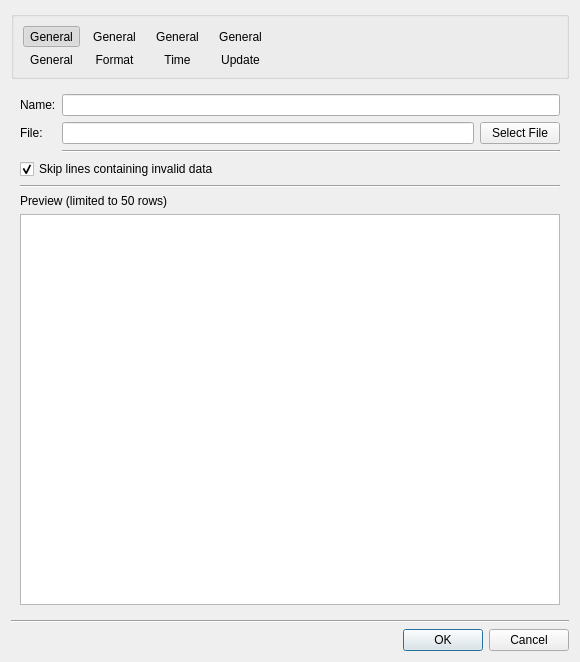
<?xml version="1.0" encoding="UTF-8"?>
<ui version="4.0">
 <class>InputDataTextFile</class>
 <widget class="QDialog" name="InputDataTextFile">
  <property name="geometry">
   <rect>
    <x>0</x>
    <y>0</y>
    <width>580</width>
    <height>662</height>
   </rect>
  </property>
  <property name="windowTitle">
   <string>Dialog</string>
  </property>
  <layout class="QGridLayout" name="gridLayout_3">
   <item row="0" column="0">
    <widget class="QGroupBox" name="groupBox">
     <property name="title">
      <string/>
     </property>
     <layout class="QGridLayout" name="gridLayout_4">
      <item row="0" column="1">
       <widget class="QToolButton" name="toolButtonFormat">
        <property name="text">
         <string>General</string>
        </property>
        <property name="icon">
         <iconset resource="Resources.qrc">
          <normaloff>:/folder-pencil.png</normaloff>:/folder-pencil.png</iconset>
        </property>
        <property name="iconSize">
         <size>
          <width>40</width>
          <height>40</height>
         </size>
        </property>
        <property name="checkable">
         <bool>true</bool>
        </property>
        <property name="checked">
         <bool>false</bool>
        </property>
        <property name="autoExclusive">
         <bool>true</bool>
        </property>
        <property name="autoRaise">
         <bool>true</bool>
        </property>
       </widget>
      </item>
      <item row="0" column="4">
       <spacer name="horizontalSpacer">
        <property name="orientation">
         <enum>Qt::Horizontal</enum>
        </property>
        <property name="sizeHint" stdset="0">
         <size>
          <width>289</width>
          <height>20</height>
         </size>
        </property>
       </spacer>
      </item>
      <item row="1" column="3">
       <widget class="QLabel" name="lblUpdate">
        <property name="text">
         <string>Update</string>
        </property>
        <property name="alignment">
         <set>Qt::AlignCenter</set>
        </property>
        <property name="buddy">
         <cstring>toolButtonUpdate</cstring>
        </property>
       </widget>
      </item>
      <item row="1" column="1">
       <widget class="QLabel" name="lblFormat">
        <property name="text">
         <string>Format</string>
        </property>
        <property name="alignment">
         <set>Qt::AlignCenter</set>
        </property>
        <property name="buddy">
         <cstring>toolButtonFormat</cstring>
        </property>
       </widget>
      </item>
      <item row="1" column="0">
       <widget class="QLabel" name="lblGeneral">
        <property name="text">
         <string>General</string>
        </property>
        <property name="alignment">
         <set>Qt::AlignCenter</set>
        </property>
        <property name="buddy">
         <cstring>toolButtonGeneral</cstring>
        </property>
       </widget>
      </item>
      <item row="0" column="0">
       <widget class="QToolButton" name="toolButtonGeneral">
        <property name="text">
         <string>General</string>
        </property>
        <property name="icon">
         <iconset resource="Resources.qrc">
          <normaloff>:/folder-open.png</normaloff>:/folder-open.png</iconset>
        </property>
        <property name="iconSize">
         <size>
          <width>40</width>
          <height>40</height>
         </size>
        </property>
        <property name="checkable">
         <bool>true</bool>
        </property>
        <property name="checked">
         <bool>true</bool>
        </property>
        <property name="autoExclusive">
         <bool>true</bool>
        </property>
        <property name="autoRaise">
         <bool>true</bool>
        </property>
       </widget>
      </item>
      <item row="1" column="2">
       <widget class="QLabel" name="lblTime">
        <property name="text">
         <string>Time</string>
        </property>
        <property name="alignment">
         <set>Qt::AlignCenter</set>
        </property>
        <property name="buddy">
         <cstring>toolButtonTime</cstring>
        </property>
       </widget>
      </item>
      <item row="0" column="2">
       <widget class="QToolButton" name="toolButtonTime">
        <property name="text">
         <string>General</string>
        </property>
        <property name="icon">
         <iconset resource="Resources.qrc">
          <normaloff>:/time2Blue.png</normaloff>:/time2Blue.png</iconset>
        </property>
        <property name="iconSize">
         <size>
          <width>40</width>
          <height>40</height>
         </size>
        </property>
        <property name="checkable">
         <bool>true</bool>
        </property>
        <property name="checked">
         <bool>false</bool>
        </property>
        <property name="autoExclusive">
         <bool>true</bool>
        </property>
        <property name="autoRaise">
         <bool>true</bool>
        </property>
       </widget>
      </item>
      <item row="0" column="3">
       <widget class="QToolButton" name="toolButtonUpdate">
        <property name="text">
         <string>General</string>
        </property>
        <property name="icon">
         <iconset resource="Resources.qrc">
          <normaloff>:/Update.png</normaloff>:/Update.png</iconset>
        </property>
        <property name="iconSize">
         <size>
          <width>40</width>
          <height>40</height>
         </size>
        </property>
        <property name="checkable">
         <bool>true</bool>
        </property>
        <property name="checked">
         <bool>false</bool>
        </property>
        <property name="autoExclusive">
         <bool>true</bool>
        </property>
        <property name="autoRaise">
         <bool>true</bool>
        </property>
       </widget>
      </item>
     </layout>
    </widget>
   </item>
   <item row="1" column="0">
    <widget class="QStackedWidget" name="stackedWidget">
     <property name="currentIndex">
      <number>0</number>
     </property>
     <widget class="QWidget" name="pageGeneral">
      <layout class="QGridLayout" name="gridLayout_6">
       <item row="0" column="0">
        <widget class="QLabel" name="lblGeneralName">
         <property name="text">
          <string>Name:</string>
         </property>
        </widget>
       </item>
       <item row="1" column="0">
        <widget class="QLabel" name="lblGeneralFile">
         <property name="text">
          <string>File:</string>
         </property>
        </widget>
       </item>
       <item row="1" column="1">
        <widget class="QLineEdit" name="ledGeneralFile">
         <property name="text">
          <string/>
         </property>
        </widget>
       </item>
       <item row="5" column="0" colspan="2">
        <widget class="QLabel" name="lblGeneralPreview">
         <property name="text">
          <string>Preview (limited to 50 rows)</string>
         </property>
        </widget>
       </item>
       <item row="1" column="2">
        <widget class="QPushButton" name="pbGeneralSelectFile">
         <property name="text">
          <string>Select File</string>
         </property>
        </widget>
       </item>
       <item row="0" column="1" colspan="2">
        <widget class="QLineEdit" name="ledGeneralName"/>
       </item>
       <item row="6" column="0" colspan="3">
        <widget class="QTableWidget" name="tblwidGeneral"/>
       </item>
       <item row="3" column="0" colspan="3">
        <widget class="QCheckBox" name="chkbxSkipInvalidData">
         <property name="text">
          <string>Skip lines containing invalid data</string>
         </property>
         <property name="checked">
          <bool>true</bool>
         </property>
        </widget>
       </item>
       <item row="2" column="1" colspan="2">
        <widget class="Line" name="hlineGeneralTop">
         <property name="orientation">
          <enum>Qt::Horizontal</enum>
         </property>
        </widget>
       </item>
       <item row="4" column="0" colspan="3">
        <widget class="Line" name="hlineGeneralBottom">
         <property name="orientation">
          <enum>Qt::Horizontal</enum>
         </property>
        </widget>
       </item>
      </layout>
     </widget>
     <widget class="QWidget" name="pageFormat">
      <layout class="QGridLayout" name="gridLayout_2">
       <item row="0" column="0" rowspan="2" colspan="2">
        <layout class="QGridLayout" name="gridLayoutFormatDelimiter">
         <item row="0" column="0">
          <widget class="QLabel" name="lblFormatDelimiter">
           <property name="text">
            <string>Delimiter:</string>
           </property>
          </widget>
         </item>
         <item row="0" column="1">
          <widget class="QCheckBox" name="chkbxFormatTab">
           <property name="text">
            <string>Tab</string>
           </property>
           <property name="autoExclusive">
            <bool>true</bool>
           </property>
          </widget>
         </item>
         <item row="1" column="1">
          <widget class="QCheckBox" name="chkbxFormatSemicolon">
           <property name="text">
            <string>Semicolon</string>
           </property>
           <property name="autoExclusive">
            <bool>true</bool>
           </property>
          </widget>
         </item>
         <item row="2" column="1">
          <widget class="QCheckBox" name="chkbxFormatComma">
           <property name="text">
            <string>Comma</string>
           </property>
           <property name="checked">
            <bool>true</bool>
           </property>
           <property name="autoExclusive">
            <bool>true</bool>
           </property>
          </widget>
         </item>
         <item row="3" column="1">
          <widget class="QCheckBox" name="chkboxFormatSpace">
           <property name="text">
            <string>Space</string>
           </property>
           <property name="autoExclusive">
            <bool>true</bool>
           </property>
          </widget>
         </item>
         <item row="4" column="1">
          <widget class="QCheckBox" name="chkbxFormatOther">
           <property name="text">
            <string>Other</string>
           </property>
           <property name="autoExclusive">
            <bool>true</bool>
           </property>
          </widget>
         </item>
         <item row="4" column="2">
          <widget class="QLineEdit" name="ledFormatOther">
           <property name="enabled">
            <bool>false</bool>
           </property>
          </widget>
         </item>
        </layout>
       </item>
       <item row="0" column="2" colspan="2">
        <layout class="QGridLayout" name="gridLayoutFormatDecimalSeparator">
         <item row="0" column="0">
          <widget class="QLabel" name="lblFormatDecimalSeparator">
           <property name="text">
            <string>Decimal separator: </string>
           </property>
          </widget>
         </item>
         <item row="0" column="1">
          <widget class="QRadioButton" name="rbFormatPoint">
           <property name="text">
            <string>Point</string>
           </property>
           <property name="checked">
            <bool>true</bool>
           </property>
           <property name="autoExclusive">
            <bool>true</bool>
           </property>
          </widget>
         </item>
         <item row="1" column="1">
          <widget class="QRadioButton" name="rbFormatComma">
           <property name="text">
            <string>Comma</string>
           </property>
           <property name="autoExclusive">
            <bool>true</bool>
           </property>
          </widget>
         </item>
        </layout>
       </item>
       <item row="1" column="3">
        <spacer name="verticalSpacerFormat">
         <property name="orientation">
          <enum>Qt::Vertical</enum>
         </property>
         <property name="sizeHint" stdset="0">
          <size>
           <width>20</width>
           <height>40</height>
          </size>
         </property>
        </spacer>
       </item>
       <item row="2" column="0" colspan="4">
        <widget class="Line" name="hlineFormatTop">
         <property name="orientation">
          <enum>Qt::Horizontal</enum>
         </property>
        </widget>
       </item>
       <item row="4" column="0">
        <widget class="QCheckBox" name="checkBox_8">
         <property name="layoutDirection">
          <enum>Qt::LeftToRight</enum>
         </property>
         <property name="text">
          <string>Ignore rows beginning with:</string>
         </property>
        </widget>
       </item>
       <item row="5" column="0" colspan="4">
        <widget class="Line" name="hlineFormatBottom">
         <property name="orientation">
          <enum>Qt::Horizontal</enum>
         </property>
        </widget>
       </item>
       <item row="6" column="0">
        <widget class="QLabel" name="lblFormatPreview">
         <property name="text">
          <string>Preview (limited to 50 rows)</string>
         </property>
        </widget>
       </item>
       <item row="7" column="0" colspan="4">
        <widget class="QTableWidget" name="tableWidgetFormat"/>
       </item>
       <item row="3" column="0" colspan="4">
        <layout class="QGridLayout" name="gridLayout">
         <item row="0" column="0">
          <widget class="QCheckBox" name="checkBox_6">
           <property name="sizePolicy">
            <sizepolicy hsizetype="Minimum" vsizetype="Fixed">
             <horstretch>0</horstretch>
             <verstretch>0</verstretch>
            </sizepolicy>
           </property>
           <property name="layoutDirection">
            <enum>Qt::LeftToRight</enum>
           </property>
           <property name="text">
            <string>Column titles from file:</string>
           </property>
          </widget>
         </item>
         <item row="0" column="1">
          <widget class="QLabel" name="lblOnRowColumns">
           <property name="sizePolicy">
            <sizepolicy hsizetype="Preferred" vsizetype="Preferred">
             <horstretch>0</horstretch>
             <verstretch>0</verstretch>
            </sizepolicy>
           </property>
           <property name="layoutDirection">
            <enum>Qt::LeftToRight</enum>
           </property>
           <property name="text">
            <string>on row</string>
           </property>
           <property name="alignment">
            <set>Qt::AlignRight|Qt::AlignTrailing|Qt::AlignVCenter</set>
           </property>
          </widget>
         </item>
         <item row="0" column="2">
          <widget class="QSpinBox" name="sbColumnTitlesRow"/>
         </item>
         <item row="0" column="3">
          <spacer name="horizontalSpacer_2">
           <property name="orientation">
            <enum>Qt::Horizontal</enum>
           </property>
           <property name="sizeHint" stdset="0">
            <size>
             <width>40</width>
             <height>20</height>
            </size>
           </property>
          </spacer>
         </item>
         <item row="1" column="0">
          <widget class="QCheckBox" name="checkBox_7">
           <property name="layoutDirection">
            <enum>Qt::LeftToRight</enum>
           </property>
           <property name="text">
            <string>Extract units from file:</string>
           </property>
          </widget>
         </item>
         <item row="1" column="1">
          <widget class="QLabel" name="lblOnRowExtractUnits">
           <property name="sizePolicy">
            <sizepolicy hsizetype="Preferred" vsizetype="Preferred">
             <horstretch>0</horstretch>
             <verstretch>0</verstretch>
            </sizepolicy>
           </property>
           <property name="text">
            <string>on row</string>
           </property>
           <property name="alignment">
            <set>Qt::AlignRight|Qt::AlignTrailing|Qt::AlignVCenter</set>
           </property>
          </widget>
         </item>
         <item row="1" column="2">
          <widget class="QSpinBox" name="sbFormatUnitsRow"/>
         </item>
         <item row="2" column="0">
          <widget class="QLabel" name="label_5">
           <property name="text">
            <string>Number of header rows:</string>
           </property>
           <property name="alignment">
            <set>Qt::AlignRight|Qt::AlignTrailing|Qt::AlignVCenter</set>
           </property>
          </widget>
         </item>
         <item row="2" column="1">
          <widget class="QSpinBox" name="sbHeaderRows"/>
         </item>
        </layout>
       </item>
       <item row="4" column="1" colspan="3">
        <widget class="QLineEdit" name="ledFormatIgnoreRows"/>
       </item>
      </layout>
     </widget>
     <widget class="QWidget" name="pageTime">
      <layout class="QGridLayout" name="gridLayout_7">
       <item row="8" column="0" colspan="2">
        <widget class="QLabel" name="label_19">
         <property name="text">
          <string>Preview (limited to 50 rows)</string>
         </property>
        </widget>
       </item>
       <item row="9" column="0" colspan="2">
        <widget class="QTableWidget" name="tableWidget_3"/>
       </item>
       <item row="6" column="0" colspan="2">
        <layout class="QHBoxLayout" name="horizontalLayout_6">
         <item>
          <widget class="QLabel" name="label_18">
           <property name="text">
            <string>Corresponding decimal time:</string>
           </property>
          </widget>
         </item>
         <item>
          <widget class="QLineEdit" name="lineEdit_9">
           <property name="text">
            <string>0</string>
           </property>
          </widget>
         </item>
         <item>
          <widget class="QComboBox" name="comboBox_2">
           <item>
            <property name="text">
             <string>s</string>
            </property>
           </item>
          </widget>
         </item>
        </layout>
       </item>
       <item row="0" column="0" colspan="2">
        <layout class="QHBoxLayout" name="horizontalLayout_5">
         <item>
          <widget class="QCheckBox" name="checkBox_10">
           <property name="text">
            <string>Independent column</string>
           </property>
          </widget>
         </item>
         <item>
          <widget class="QComboBox" name="comboBox">
           <item>
            <property name="text">
             <string>Time</string>
            </property>
           </item>
          </widget>
         </item>
        </layout>
       </item>
       <item row="5" column="0" colspan="2">
        <layout class="QHBoxLayout" name="horizontalLayout">
         <item>
          <widget class="QCheckBox" name="checkBox_14">
           <property name="text">
            <string>Exclude before:</string>
           </property>
          </widget>
         </item>
         <item>
          <widget class="QLineEdit" name="lineEdit_8">
           <property name="text">
            <string>0</string>
           </property>
          </widget>
         </item>
        </layout>
       </item>
       <item row="4" column="0" colspan="2">
        <layout class="QHBoxLayout" name="horizontalLayout_2">
         <item>
          <widget class="QCheckBox" name="checkBox_13">
           <property name="text">
            <string>Exclude before:</string>
           </property>
          </widget>
         </item>
         <item>
          <widget class="QLineEdit" name="lineEdit_7">
           <property name="text">
            <string>0</string>
           </property>
          </widget>
         </item>
        </layout>
       </item>
       <item row="3" column="0" colspan="2">
        <layout class="QHBoxLayout" name="horizontalLayout_3">
         <item>
          <widget class="QCheckBox" name="checkBox_12">
           <property name="text">
            <string>Time in column:</string>
           </property>
          </widget>
         </item>
         <item>
          <widget class="QSpinBox" name="spinBox_5"/>
         </item>
         <item>
          <widget class="QLabel" name="label_15">
           <property name="text">
            <string>Format:</string>
           </property>
          </widget>
         </item>
         <item>
          <widget class="QLineEdit" name="lineEdit_6">
           <property name="text">
            <string>hh:mm:ss</string>
           </property>
          </widget>
         </item>
         <item>
          <widget class="QLabel" name="label_17">
           <property name="text">
            <string>E.g. 10:20:07</string>
           </property>
          </widget>
         </item>
        </layout>
       </item>
       <item row="2" column="0">
        <layout class="QHBoxLayout" name="horizontalLayout_4">
         <item>
          <widget class="QCheckBox" name="checkBox_11">
           <property name="text">
            <string>Date in column:</string>
           </property>
          </widget>
         </item>
         <item>
          <widget class="QSpinBox" name="spinBox_4"/>
         </item>
         <item>
          <widget class="QLabel" name="label_14">
           <property name="text">
            <string>Format:</string>
           </property>
          </widget>
         </item>
         <item>
          <widget class="QLineEdit" name="lineEdit_5">
           <property name="text">
            <string>dd/MM/yyyy</string>
           </property>
          </widget>
         </item>
         <item>
          <widget class="QLabel" name="label_16">
           <property name="text">
            <string>E.g. 25/03/2011</string>
           </property>
          </widget>
         </item>
        </layout>
       </item>
       <item row="2" column="1">
        <widget class="Line" name="line_6">
         <property name="orientation">
          <enum>Qt::Horizontal</enum>
         </property>
        </widget>
       </item>
       <item row="7" column="0" colspan="2">
        <widget class="Line" name="line_7">
         <property name="orientation">
          <enum>Qt::Horizontal</enum>
         </property>
        </widget>
       </item>
       <item row="1" column="0" colspan="2">
        <widget class="Line" name="line_8">
         <property name="orientation">
          <enum>Qt::Horizontal</enum>
         </property>
        </widget>
       </item>
      </layout>
     </widget>
     <widget class="QWidget" name="pageUpdate">
      <layout class="QGridLayout" name="gridLayout_8">
       <item row="0" column="0">
        <widget class="QCheckBox" name="checkBox_15">
         <property name="text">
          <string>Auto load new data</string>
         </property>
        </widget>
       </item>
       <item row="1" column="0">
        <widget class="Line" name="line_9">
         <property name="orientation">
          <enum>Qt::Horizontal</enum>
         </property>
        </widget>
       </item>
       <item row="2" column="0">
        <widget class="QLabel" name="label_20">
         <property name="text">
          <string>Preview (limited to 50 rows)</string>
         </property>
        </widget>
       </item>
       <item row="3" column="0">
        <widget class="QTableWidget" name="tableWidget_4"/>
       </item>
      </layout>
     </widget>
    </widget>
   </item>
   <item row="2" column="0">
    <widget class="Line" name="hline">
     <property name="orientation">
      <enum>Qt::Horizontal</enum>
     </property>
    </widget>
   </item>
   <item row="4" column="0">
    <widget class="QDialogButtonBox" name="buttonBox">
     <property name="orientation">
      <enum>Qt::Horizontal</enum>
     </property>
     <property name="standardButtons">
      <set>QDialogButtonBox::Cancel|QDialogButtonBox::Ok</set>
     </property>
    </widget>
   </item>
  </layout>
 </widget>
 <resources>
  <include location="Resources.qrc"/>
 </resources>
 <connections>
  <connection>
   <sender>buttonBox</sender>
   <signal>accepted()</signal>
   <receiver>InputDataTextFile</receiver>
   <slot>accept()</slot>
   <hints>
    <hint type="sourcelabel">
     <x>224</x>
     <y>640</y>
    </hint>
    <hint type="destinationlabel">
     <x>157</x>
     <y>274</y>
    </hint>
   </hints>
  </connection>
  <connection>
   <sender>buttonBox</sender>
   <signal>rejected()</signal>
   <receiver>InputDataTextFile</receiver>
   <slot>reject()</slot>
   <hints>
    <hint type="sourcelabel">
     <x>292</x>
     <y>646</y>
    </hint>
    <hint type="destinationlabel">
     <x>286</x>
     <y>274</y>
    </hint>
   </hints>
  </connection>
  <connection>
   <sender>chkbxFormatOther</sender>
   <signal>clicked(bool)</signal>
   <receiver>ledFormatOther</receiver>
   <slot>setEnabled(bool)</slot>
   <hints>
    <hint type="sourcelabel">
     <x>131</x>
     <y>253</y>
    </hint>
    <hint type="destinationlabel">
     <x>219</x>
     <y>256</y>
    </hint>
   </hints>
  </connection>
 </connections>
</ui>
